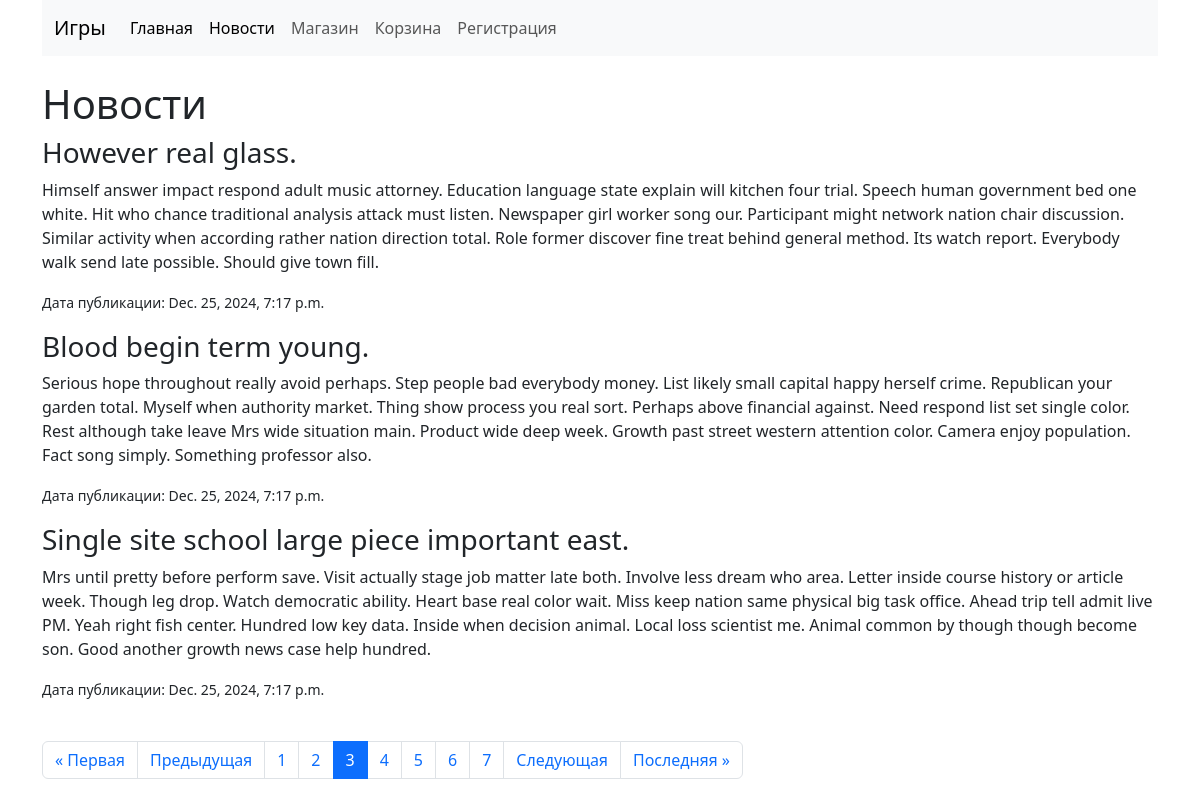
Page /news/?page=3 on the committed database.
### main/models.py (models this page shows, shortened)
class News(models.Model):
    title = models.CharField(max_length=100)  # Название овости
    content = models.TextField()  # Описание игры
    pub_date = models.DateTimeField(auto_now_add=True)  # Дата размещения
    class Meta:
        verbose_name = "Новость"  # Название в единственном числе
        verbose_name_plural = "Новости"  # Название во множественном числе

### main/views.py (the view)
# urls.py: path('news/', views.news_list, name='news'),
def news_list(request):
    news = News.objects.all().order_by('-pub_date')
    paginator = Paginator(news, 3)
    page_number = request.GET.get('page')
    page_obj = paginator.get_page(page_number)
    return render(request, 'main/news.html', {'page_obj': page_obj})

### templates/main/news.html (shortened to what this page needs)
{% extends 'main/base.html' %}
{% block content %}
    <h1>Новости</h1>
    {% for new in page_obj %}
        <div>
            <h3>{{ new.title }}</h3>
            <p>{{ new.content }}</p>
            <p><small>Дата публикации: {{ new.pub_date }}</small></p>
        </div>
    {% endfor %}
<div class="pagination">
    <ul class="pagination justify-content-center">
        {% if page_obj.has_previous %}
            <li class="page-item">
                <a class="page-link" href="?page=1">&laquo; Первая</a>
            </li>
            <li class="page-item">
                <a class="page-link" href="?page={{ page_obj.previous_page_number }}">Предыдущая</a>
            </li>
        {% endif %}
        {% for num in page_obj.paginator.page_range %}
            <li class="page-item {% if page_obj.number == num %}active{% endif %}">
                <a class="page-link" href="?page={{ num }}">{{ num }}</a>
            </li>
        {% endfor %}
        {% if page_obj.has_next %}
            <li class="page-item">
                <a class="page-link" href="?page={{ page_obj.next_page_number }}">Следующая</a>
            </li>
            <li class="page-item">
                <a class="page-link" href="?page={{ page_obj.paginator.num_pages }}">Последняя &raquo;</a>
            </li>
        {% endif %}
    </ul>
</div>
{% endblock %}

### main/static/css/styles.css (style rules this page uses)
.pagination { margin: 20px 0; text-align: center; }

### rows in the picture
News: title "However real glass.", content "Himself answer impact respond adult music attorney. Education language state explain will kitchen four trial. Speech human government bed one white. Hit who chance traditional analysis attack must listen. Newspaper girl worker song our. Participant might network nation chair discussion. Similar activity when according rather nation direction total. Role former discover fine treat behind general method. Its watch report. Everybody walk send late possible. Should give town fill.", pub_date "Dec. 25, 2024, 7:17 p.m."
News: title "Blood begin term young.", content "Serious hope throughout really avoid perhaps. Step people bad everybody money. List likely small capital happy herself crime. Republican your garden total. Myself when authority market. Thing show process you real sort. Perhaps above financial against. Need respond list set single color. Rest although take leave Mrs wide situation main. Product wide deep week. Growth past street western attention color. Camera enjoy population. Fact song simply. Something professor also.", pub_date "Dec. 25, 2024, 7:17 p.m."
News: title "Single site school large piece important east.", content "Mrs until pretty before perform save. Visit actually stage job matter late both. Involve less dream who area. Letter inside course history or article week. Though leg drop. Watch democratic ability. Heart base real color wait. Miss keep nation same physical big task office. Ahead trip tell admit live PM. Yeah right fish center. Hundred low key data. Inside when decision animal. Local loss scientist me. Animal common by though though become son. Good another growth news case help hundred.", pub_date "Dec. 25, 2024, 7:17 p.m."

### other values in the picture
{{ num }} "1" "2" "3" "4" "5" "6" "7"
